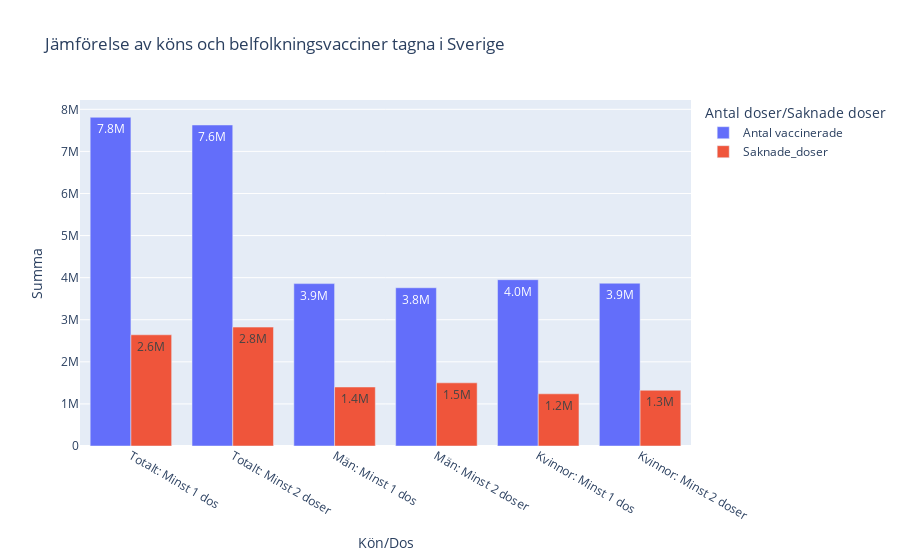

Here is the notebook cell this chart was saved with:
### Code cell
Gender_vaccine = px.bar(
    df_vaccine_gender, 
    x="Kön/Dos", 
    y=["Antal vaccinerade","Saknade_doser",], 
    title="Jämförelse av köns och belfolkningsvacciner tagna i Sverige", 
    barmode= "group", 
    text_auto=".2s", # This add automatic values on the bars, so it makes it easier to compare
    labels={
        "variable": "Antal doser/Saknade doser",
        "value":"Summa"}        
    )
Gender_vaccine.show()
Gender_vaccine.write_html("Visualiseringar/Exercise_3_KPI//kön_befolk_vaccine.html")

### Figure 1 — Plotly figure (JSON) as saved in the notebook; plotly's stock layout.template omitted (floating-point values rounded to 4 significant figures)
{"data": [{"alignmentgroup": "True", "hovertemplate": "Antal doser/Saknade doser=Antal vaccinerade<br>Kön/Dos=%{x}<br>Summa=%{y}<extra></extra>", "legendgroup": "Antal vaccinerade", "marker": {"color": "#636efa", "pattern": {"shape": ""}}, "name": "Antal vaccinerade", "offsetgroup": "Antal vaccinerade", "orientation": "v", "showlegend": true, "textposition": "auto", "texttemplate": "%{y:.2s}", "type": "bar", "x": ["Totalt: Minst 1 dos", "Totalt: Minst 2 doser", "Män: Minst 1 dos", "Män: Minst 2 doser", "Kvinnor: Minst 1 dos", "Kvinnor: Minst 2 doser"], "xaxis": "x", "y": [7810380, 7627588, 3858688, 3759898, 3951692, 3867690], "yaxis": "y"}, {"alignmentgroup": "True", "hovertemplate": "Antal doser/Saknade doser=Saknade_doser<br>Kön/Dos=%{x}<br>Summa=%{y}<extra></extra>", "legendgroup": "Saknade_doser", "marker": {"color": "#EF553B", "pattern": {"shape": ""}}, "name": "Saknade_doser", "offsetgroup": "Saknade_doser", "orientation": "v", "showlegend": true, "textposition": "auto", "texttemplate": "%{y:.2s}", "type": "bar", "x": ["Totalt: Minst 1 dos", "Totalt: Minst 2 doser", "Män: Minst 1 dos", "Män: Minst 2 doser", "Kvinnor: Minst 1 dos", "Kvinnor: Minst 2 doser"], "xaxis": "x", "y": [2641946, 2824738, 1402019, 1500809, 1239927, 1323929], "yaxis": "y"}], "layout": {"barmode": "group", "legend": {"title": {"text": "Antal doser/Saknade doser"}, "tracegroupgap": 0}, "title": {"text": "Jämförelse av köns och belfolkningsvacciner tagna i Sverige"}, "xaxis": {"anchor": "y", "domain": [0, 1], "title": {"text": "Kön/Dos"}}, "yaxis": {"anchor": "x", "domain": [0, 1], "title": {"text": "Summa"}}}}
